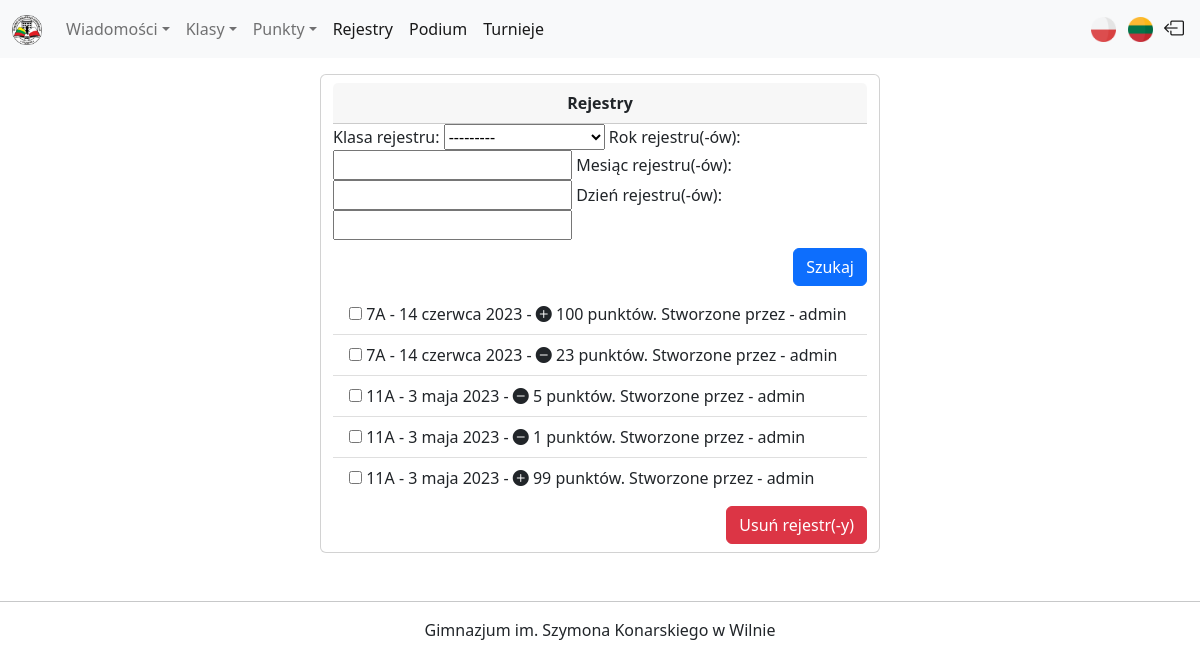
The page /pl/school/points/log/history (signed in) on the database as committed earlier.
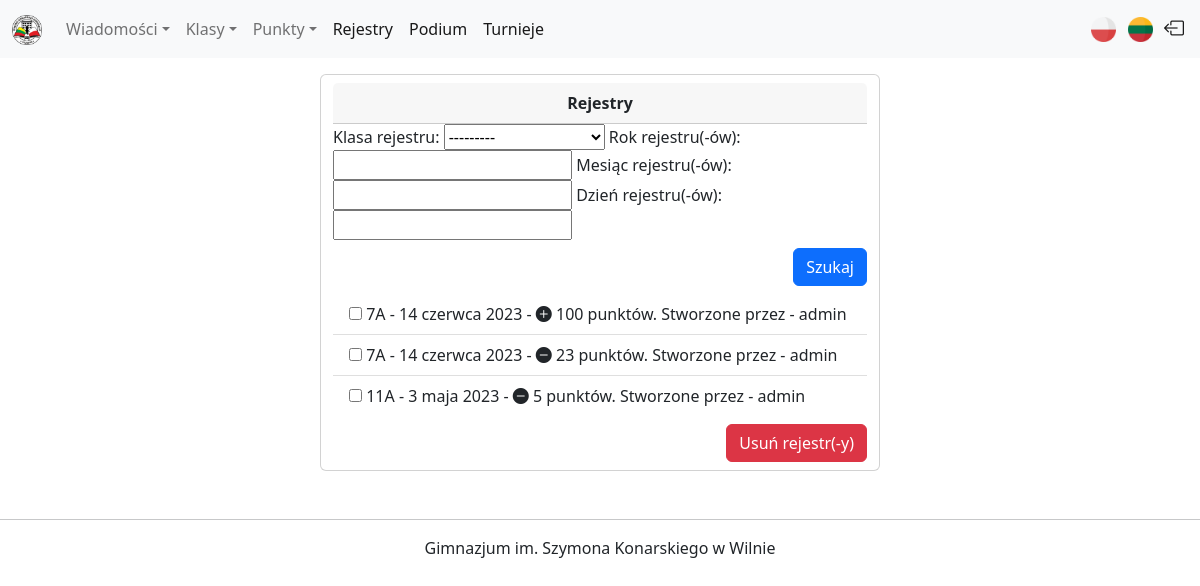
The same page on the database as committed later.
### points/models.py (models this page shows, shortened)
class PointsLog(models.Model):
    points_log_class = models.ForeignKey(Classes, verbose_name=_("Klasa rejestru"), on_delete=models.CASCADE, null=True)
    points_log_date = models.DateField(verbose_name=_("Data rejestru"), auto_now_add=True)
    points_log_type = models.BooleanField(verbose_name=_("Typ rejestru"), null=True, blank=True)
    points_log_amount = models.PositiveSmallIntegerField(verbose_name=_("Ilość punktów"),
        validators=[MinValueValidator(1), MaxValueValidator(100)], null=False
    )
    points_log_created_by = models.CharField(verbose_name=_("Przez kogo zrobiony rejestr"), max_length=30, null=True)

class Classes(models.Model):
    SCHOOL_LETTER_CHOICES = [
        ("A", "A"),
        ("B", "B"),
        ("C", "C"),
        ("D", "D"),
        ("E", "E"),
    ]
    SCHOOL_LEVEL_CHOICES = [
        (_("Klasy początkowe"), _("Klasy początkowe")),
        (_("Klasy średnie"), _("Klasy średnie")),
        (_("Klasy starsze"), _("Klasy starsze")),
    ]
    class_number = models.PositiveSmallIntegerField(verbose_name=_("Numer klasy"),
        validators=[MinValueValidator(1), MaxValueValidator(12)], null=False
    )
    class_letter = models.CharField(verbose_name=_("Litera klasy"),
        max_length=1, choices=SCHOOL_LETTER_CHOICES, default="A"
    )
    class_school_level = models.CharField(_("Poziom szkolnictwa"),
        max_length=16, choices=SCHOOL_LEVEL_CHOICES, default="Klasy średnie"
    )
    class_teacher_name = models.CharField(verbose_name=_("Imię wychowawczyni"), max_length=20)
    class_teacher_surname = models.CharField(verbose_name=_("Nazwisko wychowawczyni"), max_length=20)
    class_points = models.PositiveSmallIntegerField(verbose_name=_("Punkty"),
        validators=[MinValueValidator(0), MaxValueValidator(999)], null=False,
        default=0
    )
    def __str__(self):
        return f"{self.class_number}{str(self.class_letter).capitalize()} - {_(self.class_school_level)}"

### points/views.py (the view)
# urls.py: path("school/points/log/history", views.LogsList.as_view(), name="points_logs_history"),
class LogsList(LoginRequiredMixin, ListView):
    template_name = "logs.html"
    model = PointsLog
    context_object_name = "logs"
    ordering = ["-points_log_date"]
    def get_context_data(self, **kwargs):
        context = super().get_context_data(**kwargs)
        context["filter"] = PointsLogFilter(
            self.request.GET, self.get_queryset()
        )
        return context

### points/templates/logs.html (shortened to what this page needs)
{% extends "base.html" %}
{% load bootstrap %}
{% load i18n %}
{% block content %}
<div class="container">
    <div class="row">
        <div class="card mx-auto" style="width: 35rem;">
            <div class="card-header text-center mt-2">
                <b>{% trans "Rejestry" %}</b>
            </div>
            <form method="GET">
                {{ filter.form|bootstrap }}
                <div class="text-end">
                    <button type="submit" class="btn btn-primary mt-2 mb-2">{% trans "Szukaj" %}</button>
                </div>
            </form>
            <form action="{% url 'points:points_log_delete' %}" method="post" enctype="multipart/form-data">
                <ul class="list-group list-group-flush">
                    {% for log in filter.qs %}
                        {% if log.points_log_type %}
                            <li class="list-group-item"><input type="checkbox" id="logsCheckbox{{log.id}}" name="logs" value="{{log.id}}"> <label for="logsCheckbox{{log.id}}">{{ log.points_log_class.class_number }}{{ log.points_log_class.class_letter }} - {{ log.points_log_date }} - <i class="bi bi-plus-circle-fill"></i> {{ log.points_log_amount }} {% trans "punktów. Stworzone przez" %} - {{ log.points_log_created_by }}</label>
                            </li>
                        {% else %}
                            <li class="list-group-item"><input type="checkbox" id="logsCheckbox{{log.id}}" name="logs" value="{{log.id}}"> <label for="logsCheckbox{{log.id}}">{{ log.points_log_class.class_number }}{{ log.points_log_class.class_letter }} - {{ log.points_log_date }} - <i class="bi bi-dash-circle-fill"></i> {{ log.points_log_amount }} {% trans "punktów. Stworzone przez" %} - {{ log.points_log_created_by }}</label>
                            </li>
                        {% endif %}
                    {% endfor %}
                </ul>
                <div class="text-end pt-2 mb-2">
                    <button class="btn btn-danger" type="submit">{% trans "Usuń rejestr(-y)" %}</button>
                </div>
            </form>
        </div>
    </div>
</div>
{% endblock %}

Rows that differ between the two databases and show on the page:
removed PointsLog: points_log_class.class_number "11", points_log_class.class_letter "A", points_log_date "3 maja 2023", points_log_amount "1", points_log_created_by "admin"
removed PointsLog: points_log_class.class_number "11", points_log_class.class_letter "A", points_log_date "3 maja 2023", points_log_amount "99", points_log_created_by "admin"
